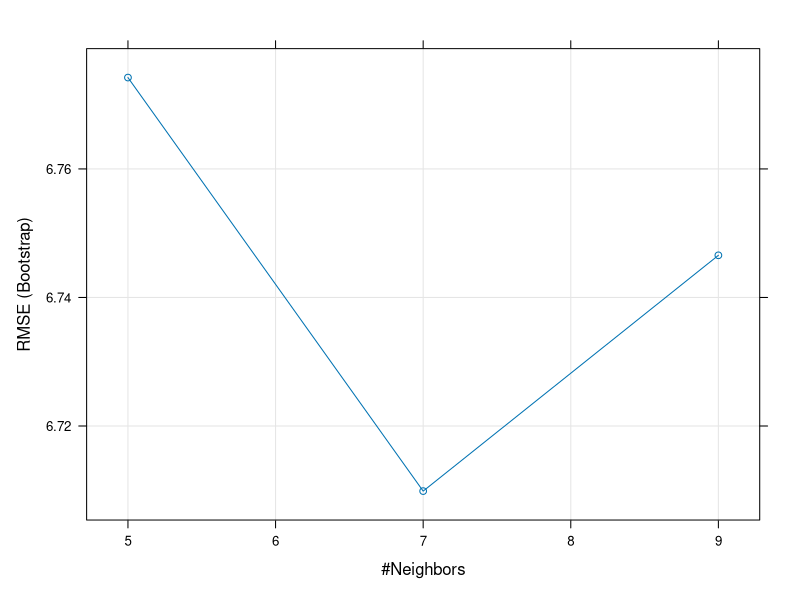
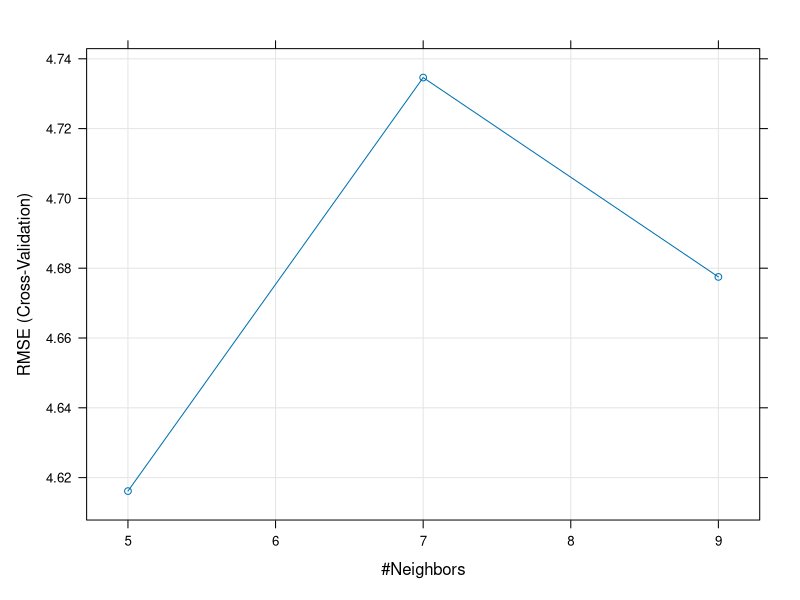
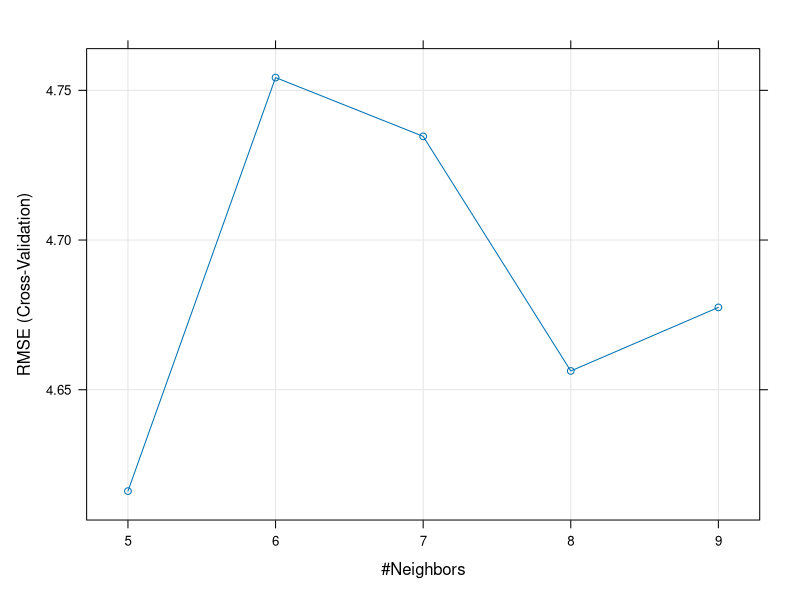

Reproduce these figures in R, in order.
## ---- chunk 1
# Euclidean distance
euclidean_distance <- function(a, b) {
    
    # We check that they have the same number of observation
    
    if (length(a) == length(b)) {
        sqrt(sum((a-b)^2))
    } else {
        stop("Vectors must be of the same length")
    }
}

euclidean_distance(1:10, 11:20)
## ---- chunk 2
# Manhattan distance
manhattan_distance <- function(a, b) {
    # We check that they have the same number of observation
    if (length(a) == length(b)) {
        sum(abs(a-b))
    } else {
        stop("Vectors must be of the same length")
    }
}

manhattan_distance(1:10, 11:20)
## ---- chunk 3
# Cosine similarity
cos_similarity <- function(a, b) {
    if (length(a) == length(b)) {
        num = sum(a * b, na.rm = T)
        den = sqrt(sum(a^2, na.rm = T)) * sqrt(sum(b^2, na.rm = T))
        result = num/den
        1 - result # because cos(0)=1
    } else {
        stop (1:10, 11:20)
    }
}

cos_similarity(1:10, 11:20)
## ---- chunk 4
# measure the degree of similarity of two vectors
# all values are equal = 1
# all values are different = 0
jaccard <- function(a, b) {
    
    if (length(a) == length(b)) {
        intersection <- length(intersect(a,b))
        union <- length(a) + length(b) - intersection
        intersection/union
    } else {
        stop("Vectors must be of the same length")
    }
}

jaccard(1:10, 11:20)
## ---- chunk 5
minkowski_distance <- function(a, b, p) {

# p=1, Manhattan distance
# p=2, Euclidean distance
            
    if (p <= 0) {
        stop("p must be higher than 0")
    }
    
    if (length(a) == length(b)) {
        sum(abs(a-b)^p)^(1/p)
    } else {
        stop("Vectors must be of the same length")
    }
}

(minkowski_distance(1:10, 11:20, 1))
(minkowski_distance(1:10, 11:20, 2))
## ---- chunk 6
library(MASS)
data(Boston)
str(Boston)
## ---- chunk 7
library(caret)
set.seed(1)

model <- train(
    medv ~ .,
    data = Boston,
    method = "knn"
)

model
## ---- chunk 8
plot(model)
## ---- chunk 9
set.seed(1)

model2 <- train(
    medv ~ .,
    data = Boston,
    method = "knn",
    preProcess = c("center", "scale")
)

model2
## ---- chunk 10
set.seed(1)

inTraining <- createDataPartition(Boston$medv, p = .80, list = FALSE)
training <- Boston[inTraining, ]
testing <- Boston[-inTraining, ]

model3 <- train(
    medv ~., 
    data = training,
    method = "knn",
    preProcess = c("center", "scale")
)

model3
## ---- chunk 11
test.features <- subset(testing, select=-c(medv))
test.target <- subset(testing, select=medv)[,1]

predictions = predict(model3, newdata = test.features)

# RMSE
(sqrt(mean((test.target - predictions)^2)))

# R squared
(cor(test.target, predictions) ^ 2 )

## ---- chunk 12
set.seed(1)

ctrl <- trainControl(
    method = "cv",
    number = 10
)

model4 <- train(
    medv ~ .,
    data = training,
    method = "knn",
    preProcess = c("center", "scale"),
    trControl = ctrl
)

(model4)
plot(model4)

# To see if model4 is better than model3
test.features <- subset(testing, select=-c(medv))
test.target <- subset(testing, select=medv)[,1]

predictions = predict(model4, newdata = test.features)

# RMSE
(sqrt(mean((test.target - predictions)^2)))

# R squared
(cor(test.target, predictions) ^ 2 )
## ---- chunk 13
set.seed(1)

tuneGrid <- expand.grid(
    k = seq(5, 9, by = 1)
)

model5 <- train(
    medv ~.,
    data = training,
    method = "knn",
    preProcess = c("center", "scale"),
    trControl = ctrl,
    tuneGrid = tuneGrid
)

(model5)
plot(model5)
